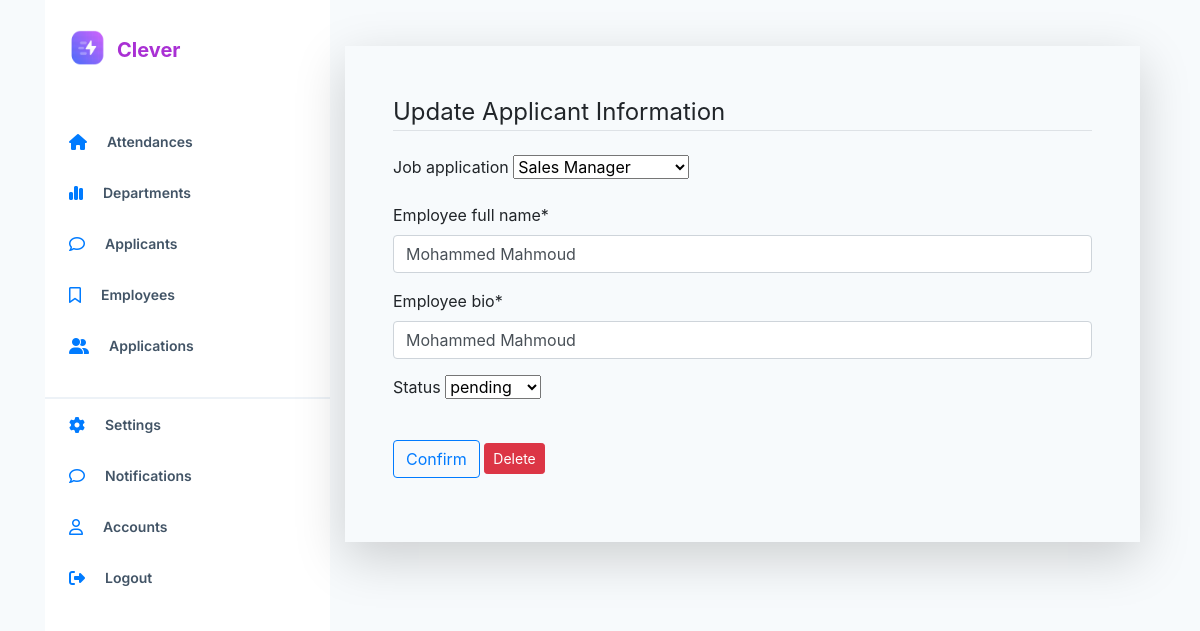
The app's page /employee_applicants/23 (signed in), older data.
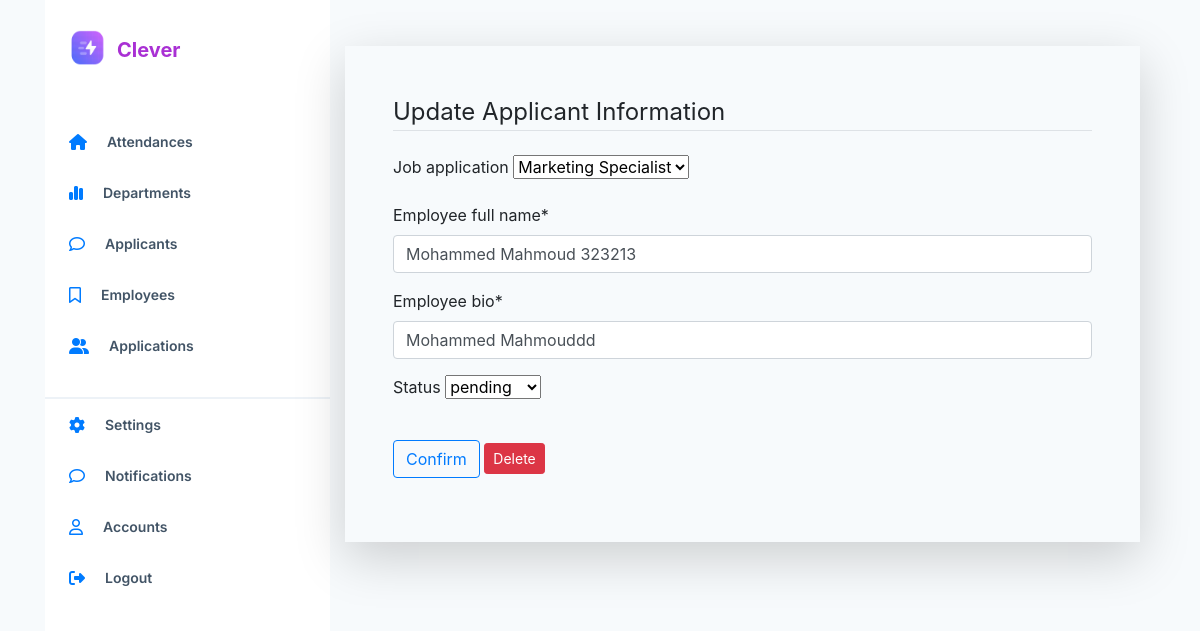
The same page, newer data.
### employee_app/models.py (models this page shows, shortened)
class Employee_Applicant(models.Model):
    job_application = models.ForeignKey('Job_application', blank=True, null=True,
                               on_delete=models.PROTECT,
                               limit_choices_to=Q(is_published='True'))
    employee_full_name = models.CharField(max_length=100)
    employee_bio = models.CharField(max_length=500)
    status_choices = (
        ('Approved', ('Approved')),
        ('Rejected', ('Rejected')),
        ('pending', ('pending')),
    )
    status = models.CharField(choices=status_choices, max_length=15, default='pending', null=True, blank=True)

### employee_app/views.py (the view, shortened to what this page needs)
# urls.py: path('employee_applicants/<int:pk>', ApplicantUpdateView.as_view(), name='employee-applicant-update'),
class ApplicantUpdateView(UpdateView):
    model = Employee_Applicant
    template_name = 'employee_app/update_applicant.html'
    success_url = '/employee_applicants'
    fields = ['job_application','employee_full_name','employee_bio', 'status']

### employee_app/models.py (called while the page is built)
    def __str__(self):
        return self.job_title

### employee_app/templates/employee_app/update_applicant.html (shortened to what this page needs)
{% extends "base.html" %}
{% load crispy_forms_tags %}
{% block content %}
    <div class="content-section mt-3 p-5 shadow-lg">
        <form action="" method="POST" enctype="multipart/form-data">
            <fieldset class="form-group">
                <legend class="border-bottom mb-4">
                    Update Applicant Information
                </legend>
                {{ form.job_application|as_crispy_field  }}
                {{ form.employee_full_name|as_crispy_field  }}
                {{ form.employee_bio|as_crispy_field  }}
                {{ form.status|as_crispy_field  }}
            </fieldset>
            <div class="form-group">
            <button class="btn btn-outline-primary" type="submit">Confirm</button>
            <a class="btn btn-danger btn-sm mt-1 mb-1" href="{% url 'employee-applicant-delete' object.id %}">Delete</a>
            </div>
        </form>
    </div>
{% endblock content %}

### templates/base.html (shortened to what this page needs)
{% load static %}
<!doctype html>
<html lang="en">
  <head>
    <link rel="stylesheet" href="https://stackpath.bootstrapcdn.com/bootstrap/4.3.1/css/bootstrap.min.css">
    <link rel="stylesheet" href="https://use.fontawesome.com/releases/v5.8.1/css/all.css" >
    <link rel="stylesheet" href="https://cdnjs.cloudflare.com/ajax/libs/font-awesome/6.2.0/css/all.css"></link>
    <link rel="stylesheet" href="{% static 'css/main.css' %}">
</head>
  <body>
      <div class="container container-fluid position-relative">
        <div class="row" >
          {%if request.user.is_authenticated %}
          <div class="col-xs-4 col-sm-5 col-md-4 col-lg-3">
            <div class="verticle-navbar">
              <div class="logo-grid">
                <a href="{% url 'home'%}">
                  <div class="logo d-flex">
                    <img src="{% static 'logo.png' %}" alt="Logo" width="30" height="30">
                    <span>Clever</span>
                  </div>
                </a>
              </div>
              <div class="navbar-list ">
                <div class="nav-item-grid">
                  <a href="{% url 'attendances' %}">
                    <div class="content">
                      <div class="icon-text">
                        <i class="fa-solid fa-house"></i>
                        <span>Attendances</span>
                      </div>
                  </div></a>
                </div>
                <div class="nav-item-grid">
                  <a href="{% url 'departments'%}">
                    <div class="content">
                      <div class="icon-text">
                        <i class="fa-solid fa-chart-simple"></i>
                        <span>Departments</span>
                      </div>
                    </div>
                  </a>
                </div>
                <div class="nav-item-grid">
                  <a href="{% url 'employee_applicants'%}">
                    <div class="content">
                      <div class="icon-text">
                        <i class="fa-regular fa-comment"></i>
                        <span>Applicants</span>
                      </div>
                  </div></a>
                </div>
                <div class="nav-item-grid">
                  <a href="{% url 'employees'%}">
                    <div class="content">
                      <div class="icon-text">
                        <i class="fa-regular fa-bookmark"></i>
                        <span>Employees</span>
                      </div>
                    </div>
                  </a>
                </div>
                <div class="nav-item-grid">
                  <a href="{% url 'job_applications' %}">
                    <div class="content">
                      <div class="icon-text">
                        <i class="fa-solid fa-user-group"></i>
                        <span>Applications</span>
                      </div>
                    </div>
                  </a>
                </div>
                <div class="vr"></div>
                <div class="nav-item-grid">
                  <a href="{% url 'settings'%}">
                    <div class="content">
                      <div class="icon-text">
                        <i class="fa-solid fa-gear"></i>
                        <span>Settings</span>
                      </div>
                    </div>
                  </a>
                </div>
                <div class="nav-item-grid">
                  <a href="{% url 'notifications'%}">
                    <div class="content d-flex">
                      <div class="icon-text">
                        <i class="fa-regular fa-comment"></i>
                        <span>Notifications</span>
                      </div>
                    </div>
                  </a>
                </div>
                <div class="nav-item-grid">
                  <a href="#">
                    <div class="content d-flex">
                      <div class="icon-text">
                        <i class="fa-regular fa-user"></i>
                        <span>Accounts</span>
                      </div>
                    </div>
                  </a>
                </div>
                <div class="nav-item-grid">
                {%if request.user.is_authenticated %}
                  <a href="{% url 'logout'%}">
                    <div class="content">
                      <div class="icon-text">
                        <i class="fa-solid fa-right-from-bracket"></i>
                        <span>Logout</span>
                      </div>
                  </div></a>
                  {% endif %}
                </div>
              </div>
            </div>
          </div>
          <div class="col-xs-8 col-sm-7 col-md-8 col-lg-9 con-grid" >
          {% else %}
          <div class="col-xs-12 col-sm-12 col-md-12 col-lg-12 con-grid" >
          {% endif %}
            <div class="main">
              <div class="container">
                <div class="row">
                    <div class="col">
                     {% block content %}
                     {% endblock content %}
                    </div>
                  </div>
              </div>
            </div>
          </div>
          </div>
        </div>
  </body>
</html>

### static/css/main.css (style rules this page uses)
* body { background-color: #F7FAFC; height: 800%; }
.container { height: 100%; position: relative; }
.main { display: flex; flex-direction: column; align-items: flex-start; padding-top: 30px; gap: 30px; width: 100%; height: 851px; }
.verticle-navbar { position:absolute; Width:100%; Height:950px; background-color: white; display: flex; flex-direction: column; text-align: center; }
.logo-grid { width: 136.2px; height: 36px; margin-left: 24px; margin-top: 30px; }
.nav-item-grid { display: flex; flex-direction: row; align-items: center; padding: 0; width: 100%; height: 51px; border: 2px solid #FFFFFF; background-color: white; }
.navbar-list { margin-top:50px; }
.nav-item-grid .content { display: flex; flex-direction: row; align-items: center; padding: 16px 22px; gap: 10px; width: 50%; height: 51px; }
.icon-text { display: flex; flex-direction: row; align-items: center; padding: 0px; gap: 20px; width: 100%; height: 17px; }
.icon-text span { font-family: 'Inter'; font-style: normal; font-weight: 600; font-size: 14px; line-height: 17px; width: 126px; height: 17px; color: #425466; }
.vr { width:100%; border: 1px solid #EDF2F7; margin-top:26px; }
.logo { width: 136.2px; height: 36px; gap:20px; display: flex; position: relative; }
.logo img { width: 36px; height: 36px; position: absolute; margin-left: 0%; margin-right: 73.57%; margin-top: 0%; margin-bottom: 0%; }
.logo span { color: #a930d4; font-size: 20px; font-weight: bold; position: absolute; MARGIN-left: 35.24%; margin-right: 17.3%; margin-bottom: 25%; margin-top: 5px; }

Row changes from the older to the newer data that the page shows:
changed Employee_Applicant "pending": job_application "Sales Manager" → "Marketing Specialist"; employee_full_name "Mohammed Mahmoud" → "Mohammed Mahmoud 323213"; employee_bio "Mohammed Mahmoud" → "Mohammed Mahmouddd"
